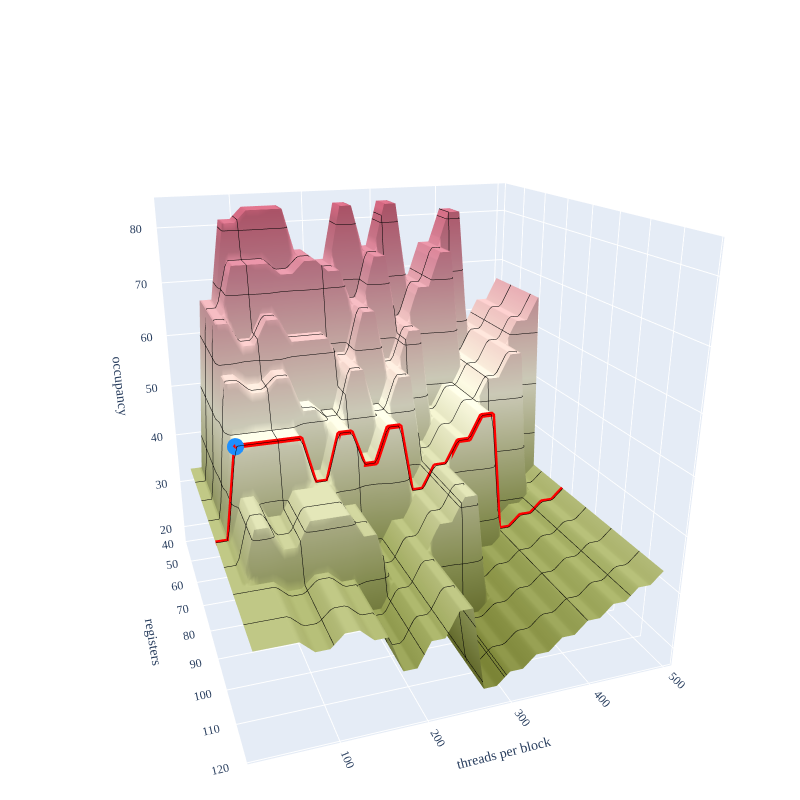

Here is the notebook cell this chart was saved with:
### Code cell
import plotly.graph_objects as go

POINT = (80, 48)

fig = go.Figure()

# fig.add_trace(go.Surface(x=X, y=Y, z=Z, colorscale='Armyrose',
#                          showscale=False,
#                          contours=dict(
#                              x=dict(show=True, start=np.min(X), end=np.max(X), size=5, color="black"),
#                              y=dict(show=True, start=np.min(Y), end=np.max(Y), size=5, color="black"),
#                              z=dict(show=True, start=np.min(Z), end=np.max(Z), size=5, color="black"),
#                          )))

fig.add_trace(go.Surface(
    x=X,
    y=Y,
    z=Z,
    colorscale='Armyrose',
    showscale=False,
    contours=dict(
        x=dict(show=True, size=(X[0,1]-X[0,0]), color="black"),
        y=dict(show=True, size=(Y[1,0]-Y[0,0]), color="black"),
        z=dict(show=True, size=(np.min(np.diff(np.unique(Z)))), color="black"),
    )
))


line_z = [compute(8, 6, int(x), POINT[0]) for x in y_vals]
print(line_z)
fig.add_trace(go.Scatter3d(x=[POINT[0]] * len(y_vals), y=y_vals, z=line_z,
                           mode='lines',
                           line=dict(color='red', width=10)))

point_z = compute(8, 6, POINT[1], POINT[0])
fig.add_trace(go.Scatter3d(x=[POINT[0]], y=[POINT[1]], z=[point_z],
                           mode='markers',
                           marker=dict(color='dodgerblue', size=10, symbol='circle')))

fig.update_layout(
    # title='3D Plot',
    font_family='Serif',
    scene=dict(
        xaxis_title='registers',
        yaxis_title='threads per block',
        zaxis_title='occupancy',
        camera=dict(
            eye=dict(x=2, y=-.7, z=.8)
        )
    ),
    margin=dict(l=0, r=0, b=0, t=40),
    autosize=False,
    width=800,
    height=800,
    showlegend=False,
)

fig.show()

### Figure 1 — Plotly figure (JSON) as saved in the notebook; plotly's stock layout.template omitted (floating-point values rounded to 4 significant figures; data arrays with more than 128 entries replaced by an {"elided": "..."} marker saying what was removed)
{"data": [{"colorscale": [[0.0, "rgb(121, 130, 52)"], [0.1667, "rgb(163, 173, 98)"], [0.3333, "rgb(208, 211, 162)"], [0.5, "rgb(253, 251, 228)"], [0.6667, "rgb(240, 198, 195)"], [0.8333, "rgb(223, 145, 163)"], [1.0, "rgb(212, 103, 128)"]], "contours": {"x": {"color": "black", "show": true, "size": 2}, "y": {"color": "black", "show": true, "size": 16}, "z": {"color": "black", "show": true, "size": 2.083}}, "showscale": false, "x": {"elided": "31x39 int values"}, "y": {"elided": "31x39 int values"}, "z": {"elided": "31x39 float values"}, "type": "surface"}, {"line": {"color": "red", "width": 10}, "mode": "lines", "x": [80, 80, 80, 80, 80, 80, 80, 80, 80, 80, 80, 80, 80, 80, 80, 80, 80, 80, 80, 80, 80, 80, 80, 80, 80, 80, 80, 80, 80, 80, 80], "y": [16, 32, 48, 64, 80, 96, 112, 128, 144, 160, 176, 192, 208, 224, 240, 256, 272, 288, 304, 320, 336, 352, 368, 384, 400, 416, 432, 448, 464, 480, 496], "z": [33.33, 33.33, 50.0, 50.0, 50.0, 50.0, 50.0, 50.0, 41.67, 41.67, 50.0, 50.0, 43.75, 43.75, 50.0, 50.0, 37.5, 37.5, 41.67, 41.67, 45.83, 45.83, 50.0, 50.0, 27.08, 27.08, 29.17, 29.17, 31.25, 31.25, 33.33], "type": "scatter3d"}, {"marker": {"color": "dodgerblue", "size": 10, "symbol": "circle"}, "mode": "markers", "x": [80], "y": [48], "z": [50.0], "type": "scatter3d"}], "layout": {"font": {"family": "Serif"}, "scene": {"camera": {"eye": {"x": 2, "y": -0.7, "z": 0.8}}, "xaxis": {"title": {"text": "registers"}}, "yaxis": {"title": {"text": "threads per block"}}, "zaxis": {"title": {"text": "occupancy"}}}, "margin": {"l": 0, "r": 0, "b": 0, "t": 40}, "autosize": false, "width": 800, "height": 800, "showlegend": false}}
